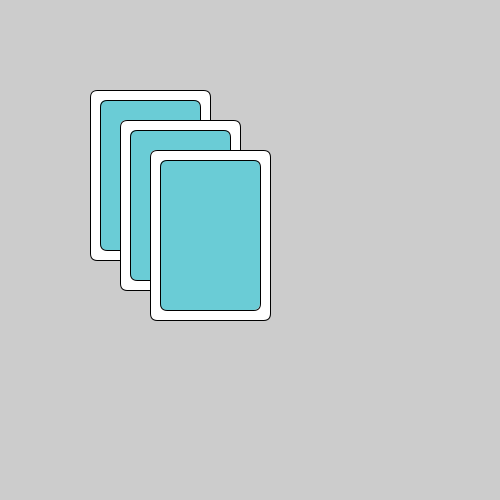
Frame 1 (no input)
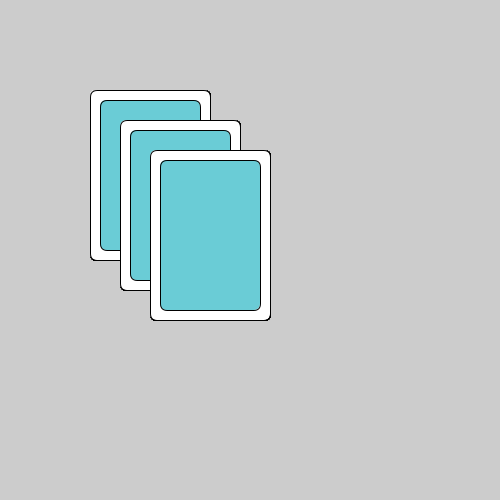
Frame 60 (the mouse pressed at the canvas centre just before this capture)
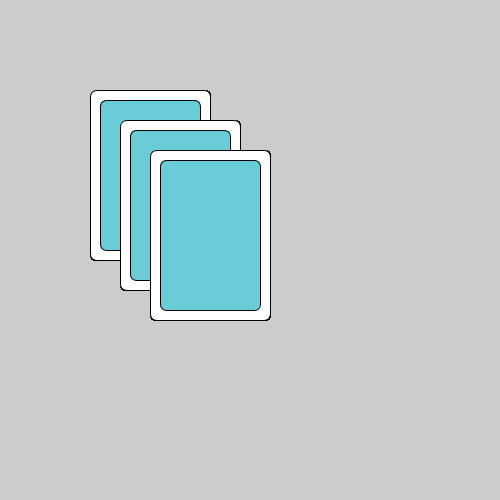
Frame 120 (the mouse held since frame 60 and released just before this capture)

The Processing sketch that drew these frames (run headless with seeded random() and noise(); from frame 60 on, the mouse is pressed at the canvas centre):

// Processing sketch: week02_2
// ── week02_2.pde
void setup(){
  
   size(500,500); 
}
int A=20;
void draw(){
  
  drawCard(100,100);
  drawCard(130,130);
  drawCard(160,160);
  
}
void drawCard(int x,int y){
  fill(255);
  rect(x-A/2,y-A/2,100+A,150+A,7);
  fill(#6ACCD6);
  rect(x,y,100,150,7);
 
}
